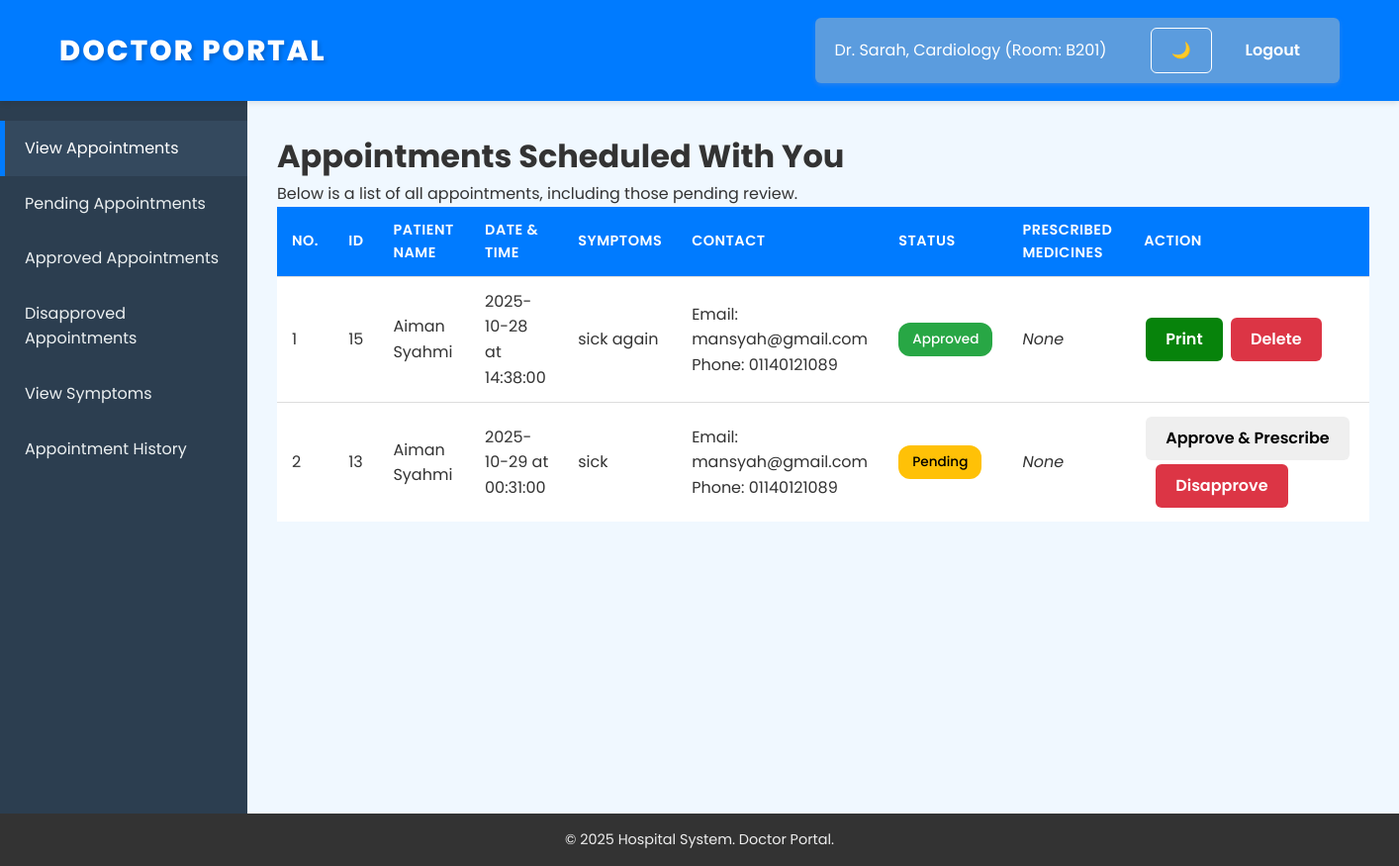
The app's page /dashboard/doctor.php (signed in) with its own data.
### tables this page shows
CREATE TABLE IF NOT EXISTS `appointment` (
  `App_ID` INT NOT NULL AUTO_INCREMENT,
  `patient_id` INT NOT NULL,
  `doctor_id` INT NOT NULL,
  `Service_ID` INT NOT NULL,
  `App_Date` DATE NOT NULL,
  `App_Time` TIME NOT NULL,
  `symptom` TEXT NOT NULL,
  `status` ENUM('pending', 'approved', 'disapproved') NOT NULL,
  `cancellation_reason` TEXT DEFAULT NULL,
  `created_at` DATETIME NOT NULL,
  PRIMARY KEY (`App_ID`),
  FOREIGN KEY (`patient_id`) REFERENCES `patient`(`patient_id`) ON DELETE RESTRICT ON UPDATE CASCADE,
  FOREIGN KEY (`doctor_id`) REFERENCES `doctor`(`doctor_id`) ON DELETE RESTRICT ON UPDATE CASCADE,
  FOREIGN KEY (`Service_ID`) REFERENCES `services`(`Service_ID`) ON DELETE RESTRICT ON UPDATE CASCADE,
  UNIQUE KEY `unique_appointment` (`App_Date`, `App_Time`, `doctor_id`)
);

CREATE TABLE IF NOT EXISTS `user` (
  `user_id` INT NOT NULL AUTO_INCREMENT,
  `email` VARCHAR(100) NOT NULL UNIQUE,
  `user_Name` VARCHAR(50) DEFAULT NULL,
  `f_name` VARCHAR(50) DEFAULT NULL,
  `l_name` VARCHAR(50) DEFAULT NULL,
  `password` CHAR(64) NOT NULL,
  `phone` VARCHAR(20) DEFAULT NULL,
  `user_type` ENUM('doctor', 'admin', 'patient') NOT NULL,
  `Phone_Number` VARCHAR(20) DEFAULT NULL,
  `gender` ENUM('Male', 'Female') DEFAULT NULL,
  `dob` DATE DEFAULT NULL,
  PRIMARY KEY (`user_id`)
);

### dashboard/doctor.php (the view, shortened to what this page needs)
<?php
require '../config/db.php';
$uid = $_SESSION['user']['user_id'];
$doctor_name = $_SESSION['user']['f_name'];
$sql = "SELECT doctor_id, specialization, room_no FROM doctor WHERE user_id = ?";
$stmt = mysqli_prepare($conn, $sql);
mysqli_stmt_bind_param($stmt, 'i', $uid);
mysqli_stmt_execute($stmt);
mysqli_stmt_bind_result($stmt, $doctor_id, $specialization, $room_no);
$current_view = 'appointments';
$appts = [];
if ($current_view === 'history') {
    $sql_history = "SELECT a.App_ID, a.App_Date, a.App_Time, a.symptom, a.status, a.deleted_at,
                           up.f_name AS pat_fname, up.l_name AS pat_lname,
                           up.phone AS pat_phone, up.email AS pat_email
                    FROM appointment a
                    JOIN patient p ON a.patient_id = p.patient_id
                    JOIN `user` up ON p.user_id = up.user_id
                    WHERE a.doctor_id = ? AND a.is_deleted = 1
                    ORDER BY a.deleted_at DESC";
    $stmt_history = mysqli_prepare($conn, $sql_history);
    mysqli_stmt_bind_param($stmt_history, 'i', $doctor_id);
    mysqli_stmt_execute($stmt_history);
    $res_history = mysqli_stmt_get_result($stmt_history);
    if ($res_history) {
        while ($r = mysqli_fetch_assoc($res_history)) {
            $appts[] = $r;
        }
    }
    mysqli_stmt_close($stmt_history);
} else {
    $select_cols = "a.App_ID, a.App_Date, a.App_Time, a.symptom, a.status,
                    up.f_name AS pat_fname, up.l_name AS pat_lname, up.phone AS pat_phone, up.email AS pat_email";
    $from_tables = "FROM appointment a
                    JOIN patient p ON a.patient_id = p.patient_id
                    JOIN `user` up ON p.user_id = up.user_id";
    $where_condition = "WHERE a.doctor_id = ? AND (a.is_deleted = 0 OR a.is_deleted IS NULL)";
    $order_by = "ORDER BY a.App_Date ASC, a.App_Time ASC";
    $sql_appts = "SELECT {$select_cols} {$from_tables} {$where_condition} {$order_by}";
    $stmt_appts = mysqli_prepare($conn, $sql_appts);
    mysqli_stmt_bind_param($stmt_appts, 'i', $doctor_id);
    mysqli_stmt_execute($stmt_appts);
    $res_appts = mysqli_stmt_get_result($stmt_appts);
    if ($res_appts) {
        while ($r = mysqli_fetch_assoc($res_appts)) {
            $appts[] = $r;
        }
    }
$prescriptions_by_appt = [];
}
function renderStatusBadge($status) {
    $status_lower = strtolower(trim($status));
    if ($status_lower === 'pending') {
        return '<span style="display:inline-block;padding:6px 14px;border-radius:12px;font-size:0.85em;font-weight:500;background-color:#ffc107;color:#000;text-transform:capitalize;">Pending</span>';
    } elseif ($status_lower === 'approved') {
        return '<span style="display:inline-block;padding:6px 14px;border-radius:12px;font-size:0.85em;font-weight:500;background-color:#28a745;color:#fff;text-transform:capitalize;">Approved</span>';
    } elseif ($status_lower === 'disapproved') {
        return '<span style="display:inline-block;padding:6px 14px;border-radius:12px;font-size:0.85em;font-weight:500;background-color:#dc3545;color:#fff;text-transform:capitalize;">Disapproved</span>';
    } elseif ($status_lower === 'done') {
        return '<span style="display:inline-block;padding:6px 14px;border-radius:12px;font-size:0.85em;font-weight:500;background-color:#17a2b8;color:#fff;text-transform:capitalize;">Done</span>';
    } else {
        return '<span style="display:inline-block;padding:6px 14px;border-radius:12px;font-size:0.85em;font-weight:500;background-color:#6c757d;color:#fff;text-transform:capitalize;">'.htmlspecialchars(ucfirst($status)).'</span>';
    }
}
?>
<!doctype html>
<html>
<head>
    <link rel="stylesheet" href="../assets/css/style.css">
</head>
<body>
    <header class="header">
        <div class="brand">DOCTOR PORTAL</div>
        <nav class="nav">
            <span class="welcome-text">Dr. <?=htmlspecialchars($doctor_name)?>, <?=htmlspecialchars($specialization)?> (Room: <?=htmlspecialchars($room_no)?>)</span>
            <button id="theme-toggle" class="btn btn-secondary theme-toggle-btn">🌙</button>
            <a href="../logout.php" class="btn">Logout</a>
        </nav>
    </header>
    <div class="dashboard-container">
        <div class="sidebar">
            <a href="?view=appointments" class="<?= $current_view === 'appointments' ? 'active' : '' ?>">View Appointments</a>
            <a href="?view=pending" class="<?= $current_view === 'pending' ? 'active' : '' ?>">Pending Appointments</a>
            <a href="?view=approve" class="<?= $current_view === 'approve' ? 'active' : '' ?>">Approved Appointments</a>
            <a href="?view=disapproved" class="<?= $current_view === 'disapproved' ? 'active' : '' ?>">Disapproved Appointments</a>
            <a href="?view=symptoms" class="<?= $current_view === 'symptoms' ? 'active' : '' ?>">View Symptoms</a>
            <a href="?view=history" class="<?= $current_view === 'history' ? 'active' : '' ?>">Appointment History</a>
        </div>
        <div class="main-content">
            <?php
            $title = 'Appointments Scheduled With You';
            ?>
            <h1><?= $title ?></h1>
            <?php if ($current_view === 'history'): ?>
                <?php if (empty($appts)): ?>
                    <p>No deleted appointment history found.</p>
                <?php else: ?>
                    <table class="table">
                        <thead>
                            <tr>
                                <th>No.</th>
                                <th>ID</th>
                                <th>Patient Name</th>
                                <th>Date & Time</th>
                                <th>Symptoms</th>
                                <th>Status Before Deletion</th>
                                <th>Contact</th>
                                <th>Deleted At</th>
                            </tr>
                        </thead>
                        <tbody>
                            <?php $counter_history = 1; foreach($appts as $a): ?>
                            <tr>
                                <td><?=$counter_history++?></td>
                                <td><?=htmlspecialchars($a['App_ID'])?></td>
                                <td><?=htmlspecialchars($a['pat_fname'].' '.$a['pat_lname'])?></td>
                                <td><?=htmlspecialchars($a['App_Date'])?> at <?=htmlspecialchars($a['App_Time'])?></td>
                                <td><?=htmlspecialchars($a['symptom'])?></td>
                                <td><?= renderStatusBadge($a['status']) ?></td>
                                <td>
                                    Email: <?=htmlspecialchars($a['pat_email'])?><br>
                                    Phone: <?=htmlspecialchars($a['pat_phone'])?>
                                </td>
                                <td><?=htmlspecialchars($a['deleted_at'] ? date('d-M-Y h:i A', strtotime($a['deleted_at'])) : 'N/A')?></td>
                            </tr>
                            <?php endforeach; ?>
                        </tbody>
                    </table>
                <?php endif; ?>
            <?php else: ?>
                <?php if (empty($appts)): ?>
                    <p>
                        <?php
                        if ($current_view === 'appointments') echo 'You currently have no appointments scheduled.';
                        elseif ($current_view === 'pending') echo 'No pending appointments waiting for approval.';
                        elseif ($current_view === 'approve') echo 'No approved appointments found.';
                        elseif ($current_view === 'disapproved') echo 'No disapproved appointments.';
                        ?>
                    </p>
                <?php else: ?>
                    <p>
                        <?php
                        if ($current_view === 'appointments') echo 'Below is a list of all appointments, including those pending review.';
                        elseif ($current_view === 'pending') echo 'Below is a list of appointments pending your approval.';
                        elseif ($current_view === 'approve') echo 'Below is a list of approved appointments.';
                        elseif ($current_view === 'disapproved') echo 'Below is a list of disapproved appointments.';
                        ?>
                    </p>
                    <table class="table">
                        <thead>
                            <tr>
                                <th>No.</th>
                                <th>ID</th>
                                <th>Patient Name</th>
                                <th>Date & Time</th>
                                <th>Symptoms</th>
                                <th>Contact</th>
                                <th>Status</th>
                                <th>Prescribed Medicines</th>
                                <th>Action</th>
                            </tr>
                        </thead>
                        <tbody>
    <?php $counter_main = 1; foreach($appts as $a): ?>
        <tr>
            <td><?=$counter_main++?></td>
            <td><?=htmlspecialchars($a['App_ID'])?></td>
            <td><?=htmlspecialchars($a['pat_fname'].' '.$a['pat_lname'])?></td>
            <td><?=htmlspecialchars($a['App_Date'])?> at <?=htmlspecialchars($a['App_Time'])?></td>
            <td><?=htmlspecialchars($a['symptom'])?></td>
            <td>
                Email: <?=htmlspecialchars($a['pat_email'])?><br>
                Phone: <?=htmlspecialchars($a['pat_phone'])?>
            </td>
            <td><?= renderStatusBadge($a['status']) ?></td>
            <td>
            <?php
                $app_id = $a['App_ID'];
                if (!empty($prescriptions_by_appt[$app_id])) {
                    foreach ($prescriptions_by_appt[$app_id] as $med) {
                        echo htmlspecialchars($med['med_name']) . " &times; " . intval($med['quantity']) . "<br>";
                    }
                } else {
                    echo "<em>None</em>";
                }
            ?>
            </td>
            <td>
                                    <?php
                                    $status = strtolower(trim($a['status']));
                                    if ($status === 'pending'): ?>
                                        <button type="button" onclick="openPrescriptionModal(<?=$a['App_ID']?>, '<?=htmlspecialchars($a['pat_fname'].' '.$a['pat_lname'])?>', '<?=htmlspecialchars($a['App_Date'])?>')" class="btn btn-sm">Approve & Prescribe</button>
                                        <form method="post" class="d-inline ml-1" onsubmit="return confirm('Confirm Appointment Disapproval? This will reject the appointment.')">
                                          <button name="action" value="disapprove" class="btn btn-sm btn-danger">Disapprove</button>
                                        </form>
                                    <?php else: ?>
                                        <button class="btn btn-sm btn-secondary" onclick="printAppointment(<?=$a['App_ID']?>)">Print</button>
                                        <a href="doctor.php?view=<?=htmlspecialchars($current_view)?>&action=delete&id=<?=htmlspecialchars($a['App_ID'])?>"
                                            onclick="return confirm('Are you sure you want to delete this appointment? It will be moved to history.')"
                                            class="btn btn-sm btn-danger ml-1">Delete</a>
                                    <?php endif; ?>
                                </td>
                            </tr>
                        <?php endforeach; ?>
                        </tbody>
                    </table>
                <?php endif; ?>
            <?php endif; ?>
        </div>
    </div>
    <footer class="footer">
        &copy; <?= date('Y') ?> Hospital System. Doctor Portal.
    </footer>
</body>
</html>

### records on screen
appointment: App_ID "15", user.f_name+l_name "Aiman Syahmi", App_Date "2025-10-28", App_Time "14:38:00", symptom "sick again", user.email "mansyah@gmail.com", user.phone "01140121089", status "Approved", shows "None"
appointment: App_ID "13", user.f_name+l_name "Aiman Syahmi", App_Date "2025-10-29", App_Time "00:31:00", symptom "sick", user.email "mansyah@gmail.com", user.phone "01140121089", status "Pending", shows "None"

### other values on screen
$doctor_name "Sarah"
$specialization "Cardiology"
$room_no "B201"
$title "Appointments Scheduled With You"
